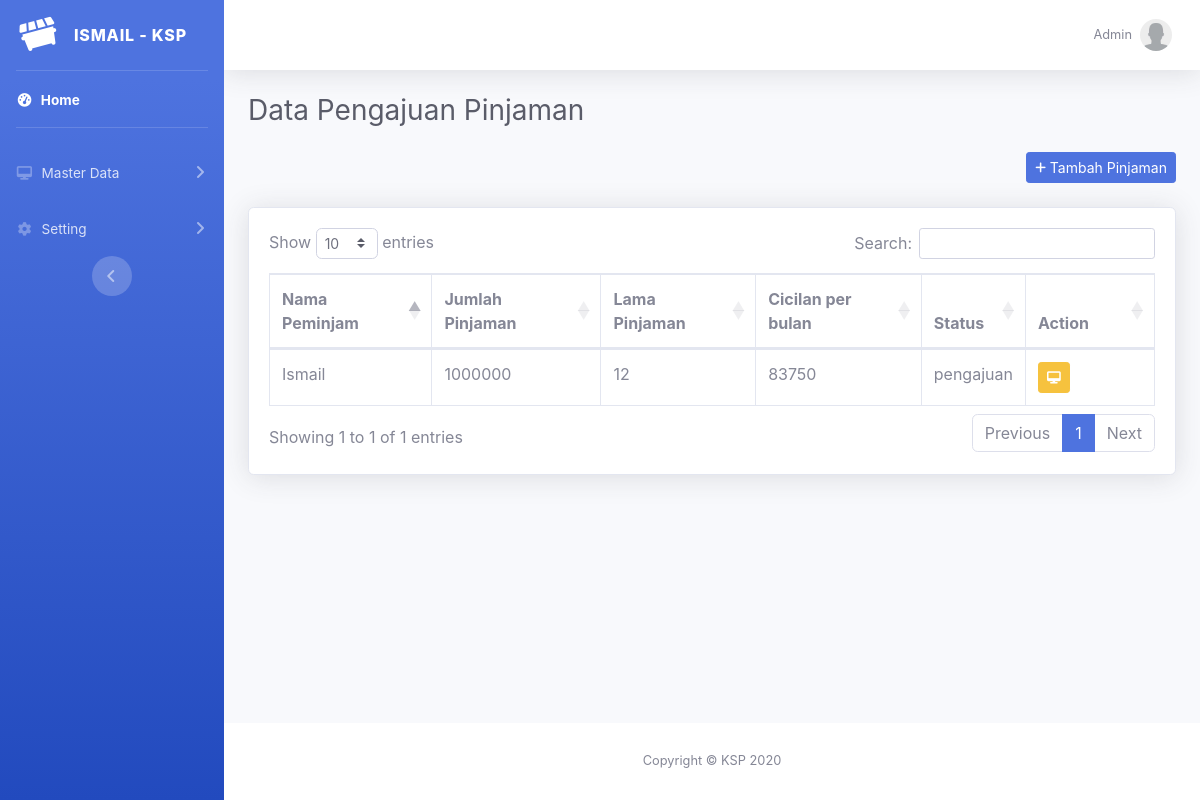
Screenshot of /trans_pinjaman.php (signed in) with the database file from the repository.
### tables this page shows
CREATE TABLE `pinjaman` (
  `id` int(11) NOT NULL,
  `anggota_id` int(11) NOT NULL,
  `jumlah_pinjaman` int(11) NOT NULL,
  `lama_pinjaman` int(11) NOT NULL,
  `bunga_pinjaman` double NOT NULL,
  `total_pinjaman` int(11) NOT NULL,
  `cicilan_per_bulan` int(11) NOT NULL,
  `uang_yang_diterima` int(11) NOT NULL,
  `status` enum('pengajuan','diterima','selesai','ditolak') NOT NULL,
  `tgl_acc` date DEFAULT NULL
);

CREATE TABLE `anggota` (
  `id` int(11) NOT NULL,
  `ktp` text NOT NULL,
  `nik` varchar(25) NOT NULL,
  `nama` varchar(25) NOT NULL,
  `alamat` text NOT NULL,
  `telepon` varchar(15) NOT NULL,
  `jk` varchar(10) NOT NULL,
  `username` varchar(25) NOT NULL,
  `password` text NOT NULL,
  `status` int(11) NOT NULL DEFAULT '1'
);

### trans_pinjaman.php (the view, shortened to what this page needs)
<?php
    include "header.php";
    $qry = "SELECT p.*, a.nama
              FROM pinjaman p
             INNER JOIN anggota a
                ON p.anggota_id = a.id
             WHERE p.status = 'pengajuan'";
    $sql = mysqli_query($con, $qry) or die(mysqli_error($con));
?>
<div class="container-fluid">
    <div class="d-sm-flex align-items-center justify-content-between mb-4">
        <h1 class="h3 mb-0 text-gray-800">Data Pengajuan Pinjaman</h1>
    </div>
    <div class="text-right">
        <button class="d-none d-sm-inline-block btn btn-sm btn-primary" type="button" data-toggle="modal" data-target="#modal_add">
            <i class="fa fa-plus fa-sm"></i> Tambah Pinjaman
        </button>
    </div>
    <br/>
    <div class="card shadow mb-4">
        <div class="card-body">
            <div class="table-responsive">
                <table class="table table-bordered" id="dataTable" width="100%" cellspacing="0">
                    <thead>
                        <tr>
                            <th>Nama Peminjam</th>
                            <th>Jumlah Pinjaman</th>
                            <th>Lama Pinjaman</th>
                            <th>Cicilan per bulan</th>
                            <th>Status</th>
                            <th width="90px">Action</th>
                        </tr>
                    </thead>
                    <tbody>
                        <?php
                        while ($data  = mysqli_fetch_array($sql)) {
                            ?>
                            <tr>
                                <td><?php echo $data['nama']; ?></td>
                                <td><?php echo $data['jumlah_pinjaman']; ?></td>
                                <td><?php echo $data['lama_pinjaman']; ?></td>
                                <td><?php echo $data['cicilan_per_bulan']; ?></td>
                                <td><?php echo $data['status']; ?></td>
                                <td>
                                    <a href="trans_pinjaman_detail.php?id=<?php echo $data['id'] ?>" class="d-none d-sm-inline-block btn btn-sm btn-warning" title="Lihat Data"><i class="fa fa-desktop fa-sm"></i></a>
                                </td>
                            </tr>
                        <?php } ?>
                    </tbody>
                </table>
            </div>
        </div>
    </div>
</div>
<?php include "footer.php"; ?>

### rows the page displays
pinjaman: anggota.nama "Ismail", jumlah_pinjaman "1000000", lama_pinjaman "12", cicilan_per_bulan "83750", status "pengajuan"

### other values shown
$_SESSION['auth_name'] "Admin"
